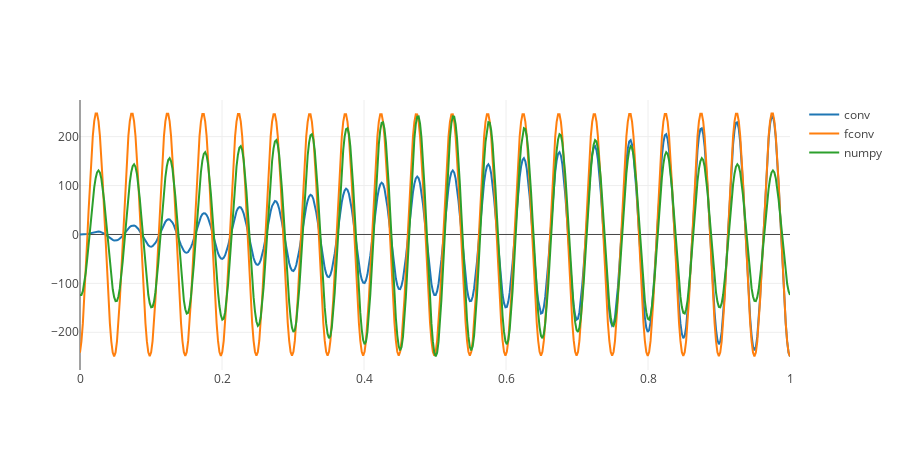

Notebook code cell kept with this figure:
### Code cell
N = 500
T = 1.0 # s
f1 = 20 # Hz
f2 = 20 # Hz
w1 = 2 * np.pi * f1
w2 = 2 * np.pi * f2

t = np.linspace(0, T, N)
s1 = np.sin(w1 * t / T)
s2 = np.sin(w2 * t / T)

conv = convolve(s1, s2)
fconv = fconvolve(s1, s2)
npconv = np.convolve(s1, s2, mode='same')

# print_mse(conv, fconv, 'conv/fconv')
# print_mse(conv, npconv, 'conv/npconv')
# print_mse(fconv, npconv, 'fconv/npconv')

tr_conv = go.Scatter(
    x = t,
    y = conv,
    name='conv'
)

tr_fconv = go.Scatter(
    x = t,
    y = fconv.real,
    name='fconv'
)

tr_npconv = go.Scatter(
    x = t,
    y = npconv.real,
    name='numpy'
)

fig = py.tools.make_subplots(rows = 1, cols = 1)

fig['layout'].update(height=450, width=900)

fig.append_trace(tr_conv, 1, 1)
fig.append_trace(tr_fconv, 1, 1)
fig.append_trace(tr_npconv, 1, 1)

py.offline.iplot(fig)

### Figure 1 — Plotly figure (JSON) as saved in the notebook; plotly's stock layout.template omitted (floating-point values rounded to 4 significant figures; data arrays with more than 128 entries replaced by an {"elided": "..."} marker saying what was removed)
{"data": [{"name": "conv", "type": "scatter", "x": {"elided": "500 float values"}, "xaxis": "x1", "y": {"elided": "500 float values"}, "yaxis": "y1"}, {"name": "fconv", "type": "scatter", "x": {"elided": "500 float values"}, "xaxis": "x1", "y": {"elided": "500 float values"}, "yaxis": "y1"}, {"name": "numpy", "type": "scatter", "x": {"elided": "500 float values"}, "xaxis": "x1", "y": {"elided": "500 float values"}, "yaxis": "y1"}], "layout": {"height": 450, "width": 900, "xaxis1": {"anchor": "y1", "domain": [0, 1]}, "yaxis1": {"anchor": "x1", "domain": [0, 1]}}}
